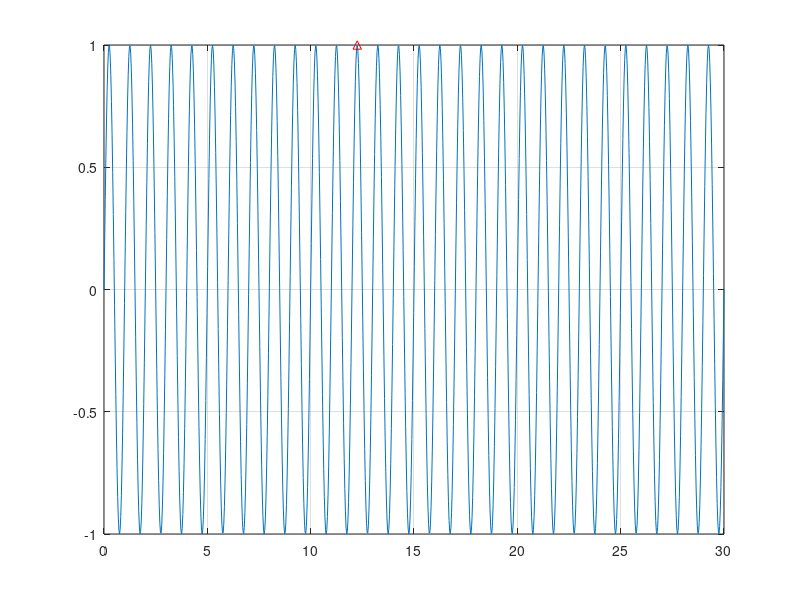

Write the MATLAB code that produced this figure.
t = linspace(0, 30, 1000);                              % Time Vector
y = sin(2*pi*t);                                        % Signal
t_int = [12, 12.5];                                     % Time Interval
idx = find((t >= t_int(1)) & (t <= t_int(2)));          % Indices Corresponding To Time Interval
[pks,locs] = findpeaks(y(idx));                         % Find Peaks In Time Interval
adjlocs = locs + idx(1)-1;                              % Adjust ?locs? To Correct For Offset
figure
plot(t, y)
hold on
plot(t(adjlocs), pks, '^r')
hold off
grid